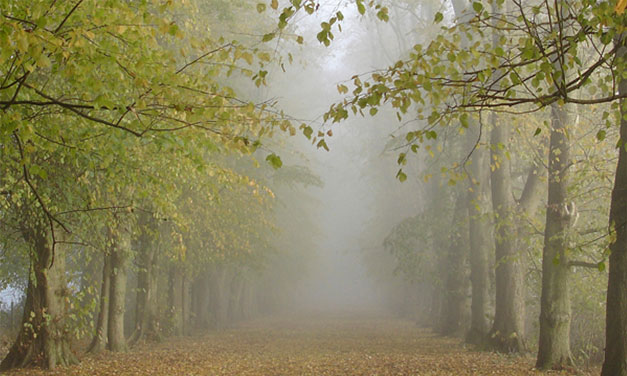
#> input picture Image Dehazing/haze.png, 627 x 376 px
$ python ImageDehazing.py   (older library calls are emulated)
#> lines starting #> are read from the running program, lines starting #| are printed output that depends on the picture
import cv2
import numpy as np
from matplotlib import pyplot as plt

#This function calculates the dark channel prior of an image.
#It takes the minimum intensity value of the three color channels (R, G, B) and then
#erodes the result using a rectangular structuring element.
def dark_channel_prior(img, window_size=15):
    min_channel = np.amin(img, axis=2)
    dark_channel = cv2.erode(min_channel, cv2.getStructuringElement(cv2.MORPH_RECT, (window_size, window_size)))
    return dark_channel
''' This function estimates the atmospheric light (A) in the image.
It selects the brightest pixels in the dark channel and takes
the average intensity of these pixels in the original image.'''
def atmospheric_light(img, dark_channel, percentile=0.001):
    total_pixels = img.shape[0] * img.shape[1]
    num_pixels = int(total_pixels * percentile)
    flat_dark_channel = dark_channel.ravel()
    indices = np.argpartition(flat_dark_channel, -num_pixels)[-num_pixels:]
    brightest_pixels = img.reshape(total_pixels, 3)[indices]
    A = np.average(brightest_pixels, axis=0)
    return A
''' This function computes the transmission map (t) of the image.
It normalizes the input image by dividing it by the estimated atmospheric light
(A) and then calculates the dark channel prior of the normalized image.'''
def transmission_map(img, A, omega=0.95, window_size=15):
    norm_img = img / A
    t = 1 - omega * dark_channel_prior(norm_img, window_size)
    return t
''' This function implements the guided filter algorithm as described in the paper
 "Guided Image Filtering" by Kaiming He et al.
It takes the guidance image (I), the input image (p), the radius (r), and a regularization parameter (eps).'''
def guided_filter(I, p, r, eps):
    mean_I = cv2.boxFilter(I, cv2.CV_64F, (r, r))
    mean_p = cv2.boxFilter(p, cv2.CV_64F, (r, r))
    mean_Ip = cv2.boxFilter(I * p, cv2.CV_64F, (r, r))
    cov_Ip = mean_Ip - mean_I * mean_p

    mean_II = cv2.boxFilter(I * I, cv2.CV_64F, (r, r))
    var_I = mean_II - mean_I * mean_I

    a = cov_Ip / (var_I + eps)
    b = mean_p - a * mean_I

    mean_a = cv2.boxFilter(a, cv2.CV_64F, (r, r))
    mean_b = cv2.boxFilter(b, cv2.CV_64F, (r, r))

    q = mean_a * I + mean_b
    return q
''' This function refines the transmission map using the guided filter.
It first converts the input image to grayscale and normalizes it,
then applies the guided filter with the given radius and regularization parameter.'''

def refine_transmission_map(img, t, radius=60, eps=0.0001):
    gray = cv2.cvtColor(img, cv2.COLOR_BGR2GRAY)
    gray = gray.astype(np.float64) / 255
    t = guided_filter(gray, t, radius, eps)
    return t
''' This function recovers the dehazed image from the input image, the estimated atmospheric light,
and the refined transmission map.It clamps the transmission map to a minimum value (t0) and then calculates the
dehazed image using the formula: J = (I - A) / t_clamped + A.'''

def recover_image(img, A, t, t0=0.1):
    t_clamped = np.maximum(t, t0)
    J = (img - A) / np.expand_dims(t_clamped, axis=-1) + A
    J = np.clip(J, 0, 255)
    return J.astype(np.uint8)

def apply_adaptive_histogram_equalization(img):
    # Convert image to LAB color space
    lab = cv2.cvtColor(img, cv2.COLOR_BGR2LAB)
    # Split the LAB image into L, A, and B channels
    l, a, b = cv2.split(lab)
    # Apply adaptive histogram equalization to the L channel
    clahe = cv2.createCLAHE(clipLimit=2.0, tileGridSize=(8, 8))
    l_eq = clahe.apply(l)
    # Merge the equalized L channel with the original A and B channels
    lab_eq = cv2.merge((l_eq, a, b))
    # Convert the LAB equalized image back to BGR color space
    img_eq = cv2.cvtColor(lab_eq, cv2.COLOR_LAB2BGR)
    return img_eq


image = cv2.imread("haze.png")
#> image is the input picture: shape (376, 627, 3); mean B, G, R 96.6, 131.9, 137.9
#Read the input image and calculate the dark channel prior.
dark_channel = dark_channel_prior(image)
#> in dark_channel_prior, `dark_channel = cv2.erode(min_channel, cv2.getStructuringElement(cv2.MO..`:
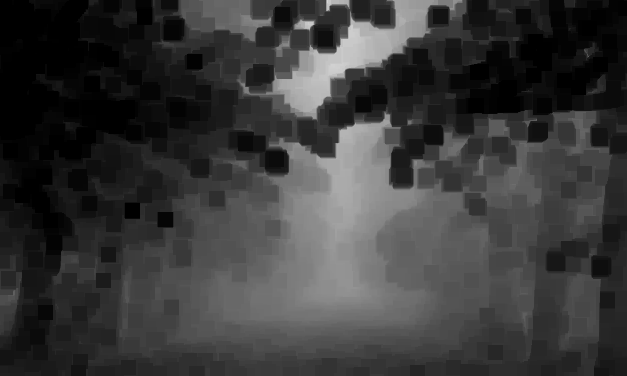
#> dark_channel: shape (376, 627); min 0, max 212, mean 57
#Estimate the atmospheric light using the dark channel prior.
A = atmospheric_light(image, dark_channel)
#> in atmospheric_light, `indices = np.argpartition(flat_dark_channel, -num_pixels)[-num_pixels:]`: indices = 235 values, max 46105 at index 17, min 327 at index 133, mean 34014.1
#> in atmospheric_light, `brightest_pixels = img.reshape(total_pixels, 3)[indices]`: brightest_pixels = 235 rows, first 8: [223, 218, 217], [242, 236, 231], [221, 213, 213], [228, 225, 221], [232, 224, 224], [227, 219, 219], [246, 235, 231], [228, 220, 220]
#> in atmospheric_light, `A = np.average(brightest_pixels, axis=0)`: A = [229.3, 221.7, 219.7]
#> A = [229.3, 221.7, 219.7]
#Calculate the transmission map using the estimated atmospheric light.
transmission = transmission_map(image, A)
#Refine the transmission map using the guided filter.
refined_transmission = refine_transmission_map(image, transmission)
#> in guided_filter, `q = mean_a * I + mean_b`:
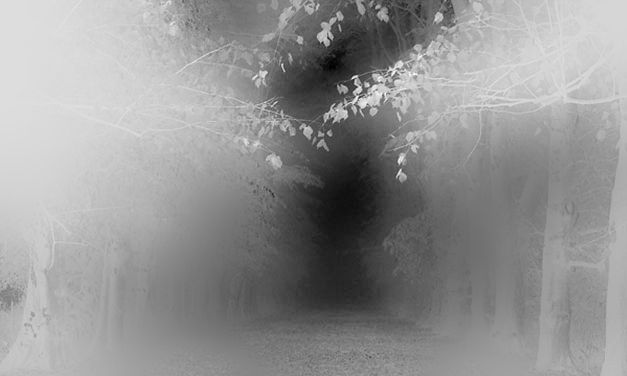
#> q: shape (376, 627) float64; min 0.296, max 1.1, mean 0.764; drawn with min black and max white
#Recover the dehazed image using the input image, the estimated atmospheric light, and the refined transmission map.
dehazed_image = recover_image(image, A, refined_transmission)

# Apply adaptive histogram equalization to the dehazed image
dehazed_image_eq = apply_adaptive_histogram_equalization(dehazed_image)
#> in apply_adaptive_histogram_equalization, `lab = cv2.cvtColor(img, cv2.COLOR_BGR2LAB)`: lab: shape (376, 627, 3); mean of channels 0, 1, 2 111, 124.9, 154.9
#> in apply_adaptive_histogram_equalization, `l, a, b = cv2.split(lab)`:
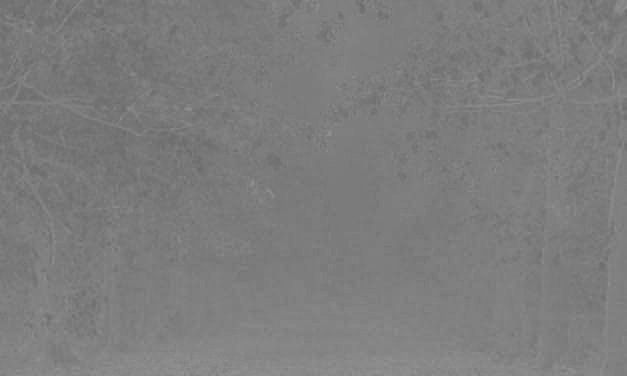
#> a: shape (376, 627); min 104, max 150, mean 124.9
#> in apply_adaptive_histogram_equalization, `l, a, b = cv2.split(lab)`:
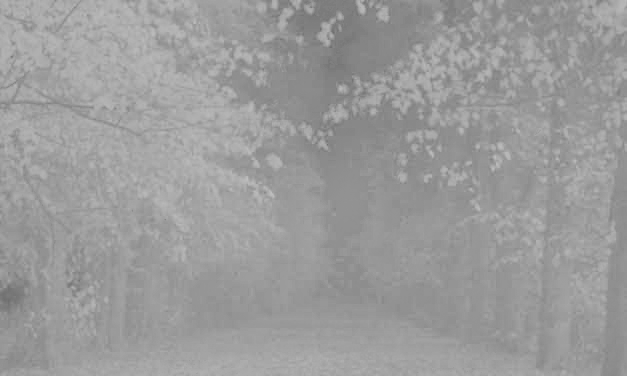
#> b: shape (376, 627); min 110, max 191, mean 154.9
#> in apply_adaptive_histogram_equalization, `l_eq = clahe.apply(l)`:
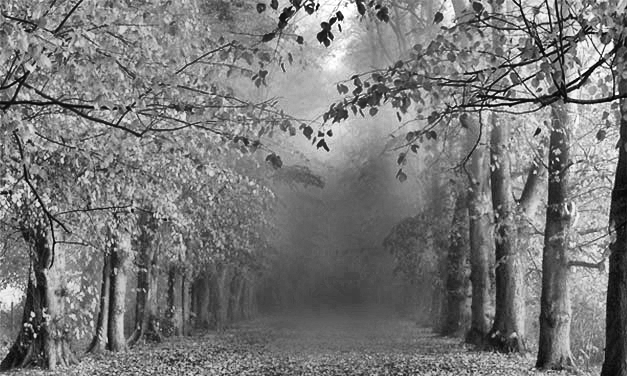
#> l_eq: shape (376, 627); min 2, max 255, mean 120.3
#> in apply_adaptive_histogram_equalization, `lab_eq = cv2.merge((l_eq, a, b))`: lab_eq: shape (376, 627, 3); mean of channels 0, 1, 2 120.3, 124.9, 154.9
#> in apply_adaptive_histogram_equalization, `img_eq = cv2.cvtColor(lab_eq, cv2.COLOR_LAB2BGR)`:
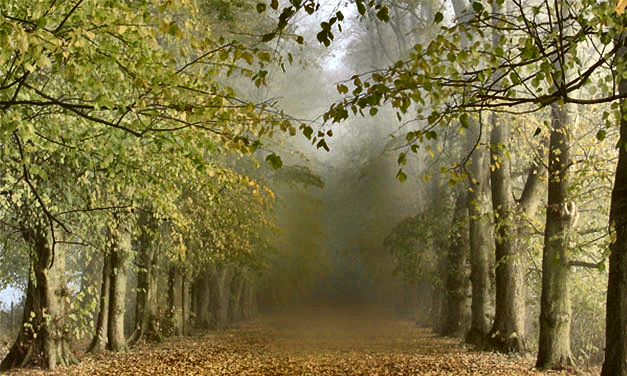
#> img_eq: shape (376, 627, 3); mean B, G, R 67.1, 113.9, 122.9

#Display the original and dehazed images using matplotlib.
plt.subplot(121), plt.imshow(cv2.cvtColor(image, cv2.COLOR_BGR2RGB)), plt.title("Original Image")
plt.subplot(122), plt.imshow(cv2.cvtColor(dehazed_image_eq, cv2.COLOR_BGR2RGB)), plt.title("Dehazed Image")
plt.show()
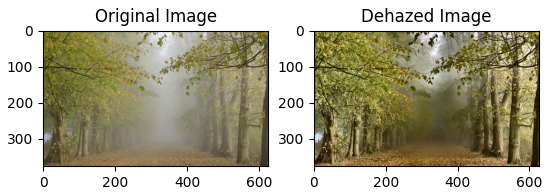
#> figure drawn by matplotlib, 2 panels

cv2.imwrite("dehazed_image.png", dehazed_image_eq)

#Alternatively, display the original and dehazed images using OpenCV's imshow function.

cv2.imshow('OI', image)
cv2.imshow('DI', dehazed_image_eq)
while True:
    k = cv2.waitKey(0) & 0xFF
#> (key Esc is pressed here)
    print(k)
    if k == 27:
        cv2.destroyAllWindows()
        break
